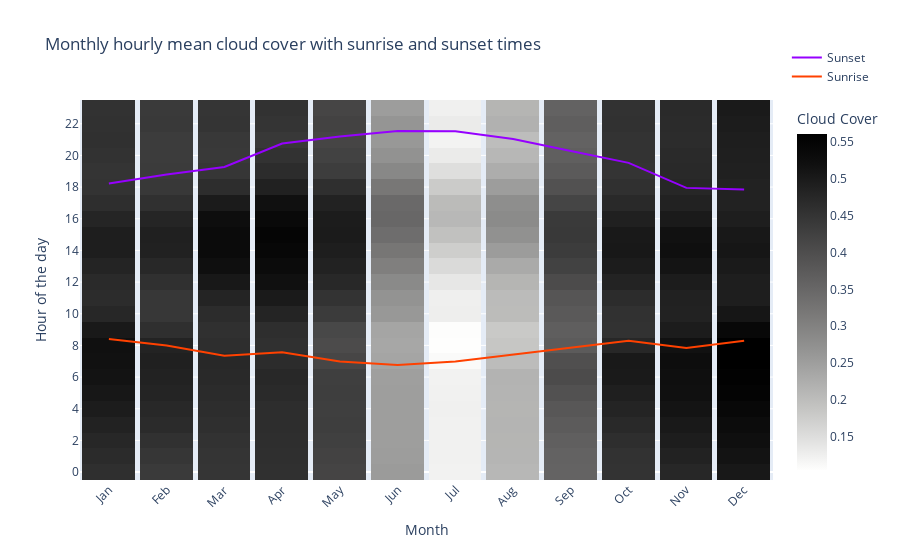

Notebook cell for this chart:
### Code cell
# Create a graph with cloud cover values plus sunrise and sunset times

# Get rid of the coding of the month/hour combination used for grouping before. 
month_values = hourly_mean_by_month['group'] // 100
hour_values = hourly_mean_by_month['group'] % 100

# Reshape the data to match the format expected by Plotly
data_reshaped = hourly_mean_by_month.values.reshape((12, 24)).T  # Use -1 to automatically infer the size

fig = go.Figure()

fig.add_trace(go.Heatmap(
    z=data_reshaped,
    x=list(range(12)),
    y=list(range(24)),
    xgap = 5,
    colorscale='gray_r',
    colorbar=dict(title="Cloud Cover"),
))

# Set x-axis tickvals and ticktext for each month
fig.update_xaxes(
    tickvals=list(range(len(month_values))),
    ticktext=[f"{month_name}" for month_name in ["Jan", "Feb", "Mar", "Apr", "May", "Jun", "Jul", "Aug", "Sep", "Oct", "Nov", "Dec"]],
    tickmode='array',  # Use 'array' for custom tickvals and ticktext
    tickangle=-45,  # Rotate tick labels for better readability
)

# Set axis labels and title
fig.update_layout(
    title='Monthly hourly mean cloud cover with sunrise and sunset times',
    yaxis_title='Hour of the day',
    xaxis_title='Month',
)


# Set x-axis tickvals and ticktext for each day of the month


# Add a line for sunset times
fig.add_trace(go.Scatter(
    x=list(range(12)),
    y=[float('{:.2f}'.format(int(h) + int(m) / 60)) for h, m in [time.split(':') for time in sunset_times]],
    mode='lines',
    line=dict(color='rgb(150,0,255)', width=2),
    name='Sunset'
))

# Add a line for sunrise times
fig.add_trace(go.Scatter(
    x=list(range(12)),
    y=[float('{:.2f}'.format(int(h) + int(m) / 60)) for h, m in [time.split(':') for time in sunrise_times]],
    mode='lines',
    line=dict(color='rgb(255,65,0)', width=2),
    
    name='Sunrise'
))


# Update layout to show custom line in legend
fig.update_layout(
    showlegend=True,
    legend=dict(x=1.02, y=1.15),
    yaxis=dict(
        dtick=2,)
)


# Show the plot

fig.show()

### Figure 1 — Plotly figure (JSON) as saved in the notebook; plotly's stock layout.template omitted (floating-point values rounded to 4 significant figures; data arrays with more than 128 entries replaced by an {"elided": "..."} marker saying what was removed)
{"data": [{"colorbar": {"title": {"text": "Cloud Cover"}}, "colorscale": [[0, "rgb(254, 254, 253)"], [0.09091, "rgb(224, 224, 223)"], [0.1818, "rgb(197, 197, 195)"], [0.2727, "rgb(171, 171, 170)"], [0.3636, "rgb(146, 146, 145)"], [0.4545, "rgb(124, 123, 122)"], [0.5455, "rgb(102, 101, 101)"], [0.6364, "rgb(81, 80, 80)"], [0.7273, "rgb(59, 59, 59)"], [0.8182, "rgb(38, 38, 38)"], [0.9091, "rgb(16, 16, 16)"], [1, "rgb(0, 0, 0)"]], "type": "heatmap", "x": [0, 1, 2, 3, 4, 5, 6, 7, 8, 9, 10, 11], "xgap": 5, "y": [0, 1, 2, 3, 4, 5, 6, 7, 8, 9, 10, 11, 12, 13, 14, 15, 16, 17, 18, 19, 20, 21, 22, 23], "z": {"elided": "24x12 float values"}}, {"line": {"color": "rgb(150,0,255)", "width": 2}, "mode": "lines", "name": "Sunset", "type": "scatter", "x": [0, 1, 2, 3, 4, 5, 6, 7, 8, 9, 10, 11], "y": [18.22, 18.8, 19.27, 20.75, 21.2, 21.55, 21.52, 21.03, 20.28, 19.53, 17.95, 17.85]}, {"line": {"color": "rgb(255,65,0)", "width": 2}, "mode": "lines", "name": "Sunrise", "type": "scatter", "x": [0, 1, 2, 3, 4, 5, 6, 7, 8, 9, 10, 11], "y": [8.4, 8, 7.35, 7.57, 6.98, 6.77, 6.98, 7.42, 7.85, 8.3, 7.83, 8.3]}], "layout": {"legend": {"x": 1.02, "y": 1.15}, "showlegend": true, "title": {"text": "Monthly hourly mean cloud cover with sunrise and sunset times"}, "xaxis": {"tickangle": -45, "tickmode": "array", "ticktext": ["Jan", "Feb", "Mar", "Apr", "May", "Jun", "Jul", "Aug", "Sep", "Oct", "Nov", "Dec"], "tickvals": {"elided": "288 int values"}, "title": {"text": "Month"}}, "yaxis": {"dtick": 2, "title": {"text": "Hour of the day"}}}}
